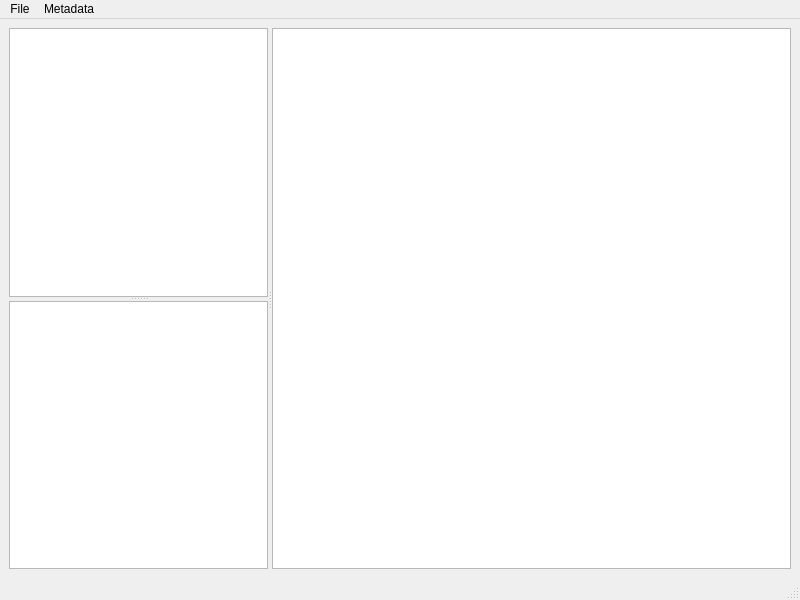
<?xml version="1.0" encoding="UTF-8"?>
<ui version="4.0">
 <class>MainWindow</class>
 <widget class="QMainWindow" name="MainWindow">
  <property name="geometry">
   <rect>
    <x>0</x>
    <y>0</y>
    <width>800</width>
    <height>600</height>
   </rect>
  </property>
  <property name="windowTitle">
   <string>MainWindow</string>
  </property>
  <widget class="QWidget" name="centralwidget">
   <layout class="QHBoxLayout" name="horizontalLayout">
    <item>
     <widget class="QSplitter" name="main_hsplitter">
      <property name="orientation">
       <enum>Qt::Horizontal</enum>
      </property>
      <widget class="QSplitter" name="left_vsplitter">
       <property name="sizePolicy">
        <sizepolicy hsizetype="Preferred" vsizetype="Expanding">
         <horstretch>1</horstretch>
         <verstretch>0</verstretch>
        </sizepolicy>
       </property>
       <property name="orientation">
        <enum>Qt::Vertical</enum>
       </property>
       <widget class="QListWidget" name="packageListWid"/>
       <widget class="VnTreeView" name="dataTreeView"/>
      </widget>
      <widget class="MetadataList" name="mdataListWid">
       <property name="sizePolicy">
        <sizepolicy hsizetype="Expanding" vsizetype="Expanding">
         <horstretch>2</horstretch>
         <verstretch>0</verstretch>
        </sizepolicy>
       </property>
      </widget>
     </widget>
    </item>
   </layout>
  </widget>
  <widget class="QMenuBar" name="menubar">
   <property name="geometry">
    <rect>
     <x>0</x>
     <y>0</y>
     <width>800</width>
     <height>25</height>
    </rect>
   </property>
   <widget class="QMenu" name="menuFile">
    <property name="title">
     <string>File</string>
    </property>
    <addaction name="actionOpenFile"/>
    <addaction name="actionOpen_database"/>
    <addaction name="actionImportFile"/>
    <addaction name="actionExport"/>
    <addaction name="actionSaveFile"/>
    <addaction name="actionCloseFile"/>
    <addaction name="separator"/>
    <addaction name="actionQuit"/>
   </widget>
   <widget class="QMenu" name="menuMetadata">
    <property name="title">
     <string>Metadata</string>
    </property>
    <addaction name="actionExtract_metadata"/>
   </widget>
   <addaction name="menuFile"/>
   <addaction name="menuMetadata"/>
  </widget>
  <widget class="QStatusBar" name="statusbar"/>
  <action name="actionOpenFile">
   <property name="icon">
    <iconset resource="resources.qrc">
     <normaloff>:/resources/resources/fileopen.png</normaloff>:/resources/resources/fileopen.png</iconset>
   </property>
   <property name="text">
    <string>Open</string>
   </property>
   <property name="toolTip">
    <string>Open file</string>
   </property>
   <property name="shortcut">
    <string>Ctrl+O</string>
   </property>
  </action>
  <action name="actionQuit">
   <property name="icon">
    <iconset resource="resources.qrc">
     <normaloff>:/resources/resources/system-shutdown.svg</normaloff>
     <normalon>:/resources/resources/system-shutdown.svg</normalon>:/resources/resources/system-shutdown.svg</iconset>
   </property>
   <property name="text">
    <string>Quit</string>
   </property>
   <property name="shortcut">
    <string>Ctrl+Q</string>
   </property>
  </action>
  <action name="actionImportFile">
   <property name="text">
    <string>Import</string>
   </property>
   <property name="toolTip">
    <string>Import a file</string>
   </property>
  </action>
  <action name="actionExport">
   <property name="text">
    <string>Export</string>
   </property>
  </action>
  <action name="actionSaveFile">
   <property name="text">
    <string>Save</string>
   </property>
   <property name="shortcut">
    <string>Ctrl+S</string>
   </property>
  </action>
  <action name="actionCloseFile">
   <property name="text">
    <string>Close</string>
   </property>
  </action>
  <action name="actionOpen_database">
   <property name="text">
    <string>Open database</string>
   </property>
  </action>
  <action name="actionExtract_metadata">
   <property name="text">
    <string>extract metadata</string>
   </property>
  </action>
 </widget>
 <customwidgets>
  <customwidget>
   <class>VnTreeView</class>
   <extends>QTreeView</extends>
   <header>visinum/tree/views.h</header>
  </customwidget>
  <customwidget>
   <class>MetadataList</class>
   <extends>QListWidget</extends>
   <header>visinum.mainwindow.h</header>
  </customwidget>
 </customwidgets>
 <resources>
  <include location="resources.qrc"/>
 </resources>
 <connections/>
</ui>
